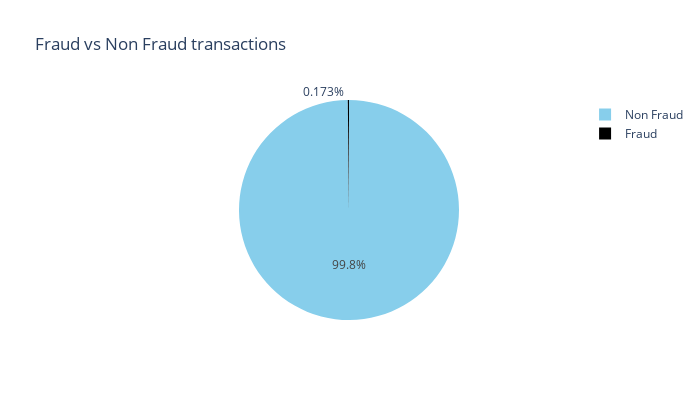

Notebook code for this chart:
### Code cell
labels=["Non Fraud","Fraud"]

fraud_or_not = df["Class"].value_counts().tolist()
values = [fraud_or_not[0], fraud_or_not[1]]

fig = px.pie(values=df['Class'].value_counts(), names=labels , width=700, height=400, color_discrete_sequence=["skyblue","black"]
             ,title="Fraud vs Non Fraud transactions")
fig.show()

### Figure 1 — Plotly figure (JSON) as saved in the notebook; plotly's stock layout.template omitted (floating-point values rounded to 4 significant figures)
{"data": [{"domain": {"x": [0, 1], "y": [0, 1]}, "hovertemplate": "label=%{label}<br>value=%{value}<extra></extra>", "labels": ["Non Fraud", "Fraud"], "legendgroup": "", "name": "", "showlegend": true, "type": "pie", "values": [284315, 492]}], "layout": {"height": 400, "legend": {"tracegroupgap": 0}, "piecolorway": ["skyblue", "black"], "title": {"text": "Fraud vs Non Fraud transactions"}, "width": 700}}
